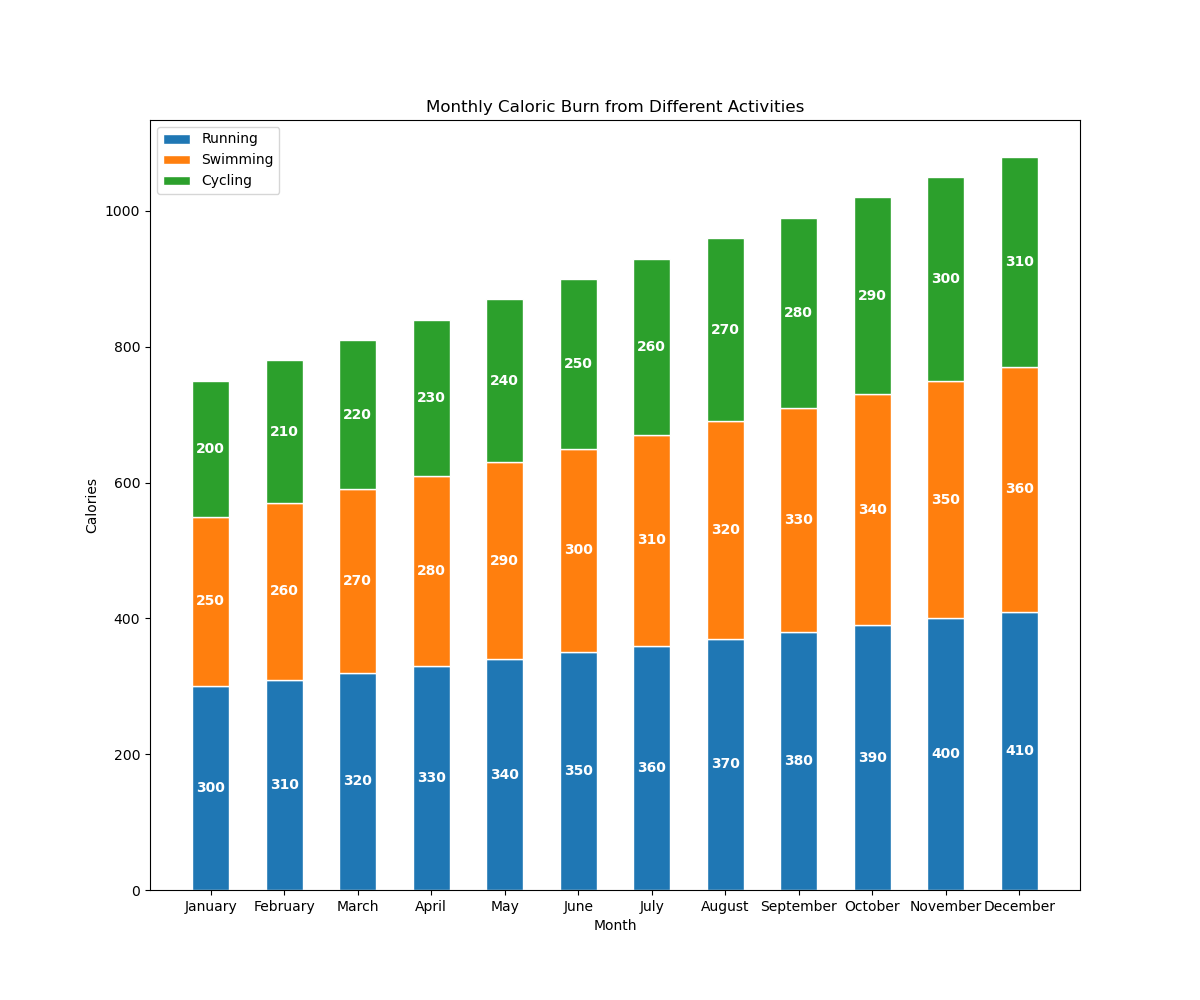

Write Python code to recreate this figure.

import matplotlib.pyplot as plt

# Data
months = ['January', 'February', 'March', 'April', 'May', 'June', 'July', 'August', 'September', 'October', 'November', 'December']
calories_running = [300, 310, 320, 330, 340, 350, 360, 370, 380, 390, 400, 410]
calories_swimming = [250, 260, 270, 280, 290, 300, 310, 320, 330, 340, 350, 360]
calories_cycling = [200, 210, 220, 230, 240, 250, 260, 270, 280, 290, 300, 310]

# Color codes for each activity
colors = ['#1f77b4', '#ff7f0e', '#2ca02c']

# Plot stacked vertical bar chart
plt.figure(figsize=(12, 10))  # Width and height of the chart in inches
bar_width = 0.5  # Width of the bars

plt.bar(months, calories_running, color=colors[0], edgecolor='white', width=bar_width, label='Running')
plt.bar(months, calories_swimming, bottom=calories_running, color=colors[1], edgecolor='white', width=bar_width, label='Swimming')
plt.bar(months, calories_cycling, bottom=[i+j for i, j in zip(calories_running, calories_swimming)], color=colors[2], edgecolor='white', width=bar_width, label='Cycling')

# Add labels and title
plt.ylabel('Calories')
plt.xlabel('Month')
plt.title('Monthly Caloric Burn from Different Activities')
plt.legend(loc='upper left')

# Add numerical labels
for i, (run, swim, cycle) in enumerate(zip(calories_running, calories_swimming, calories_cycling)):
    plt.text(i, run / 2, str(run), ha='center', va='center', color='white', fontweight='bold')
    plt.text(i, run + swim / 2, str(swim), ha='center', va='center', color='white', fontweight='bold')
    plt.text(i, run + swim + cycle / 2, str(cycle), ha='center', va='center', color='white', fontweight='bold')

# Display the final result
plt.show()
